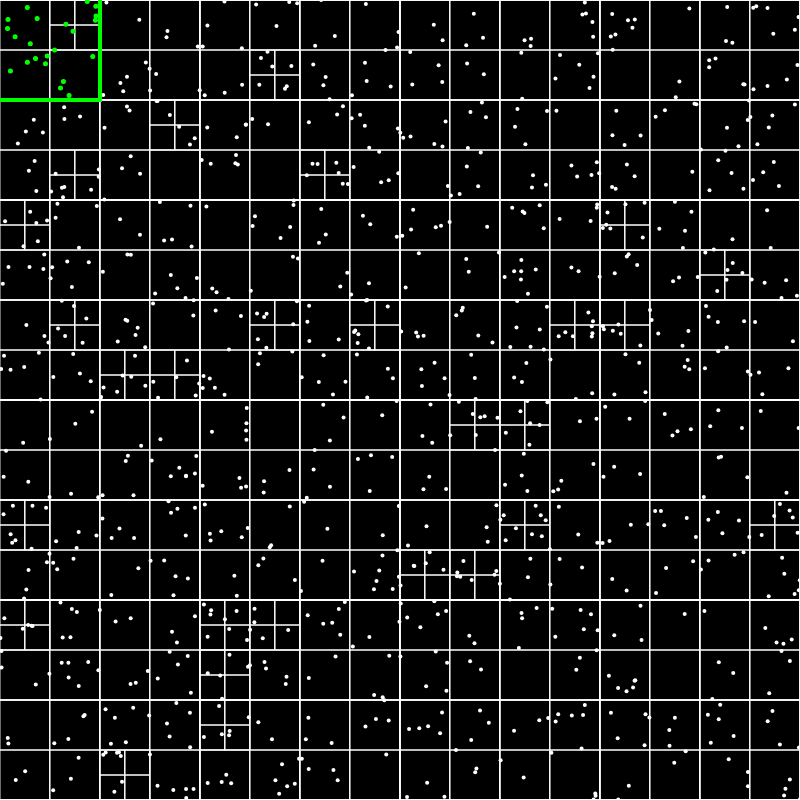
Frame 1 (no input)
Frame 60 (no input): identical to frame 1, image omitted
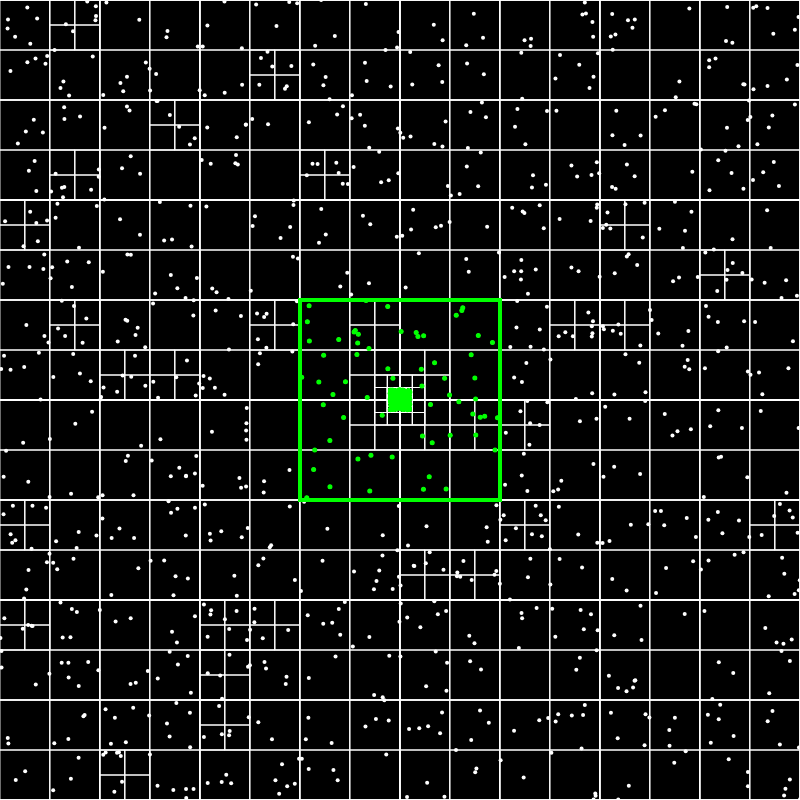
Frame 120 (the mouse pressed at the canvas centre since frame 60)

The p5.js sketch that drew these frames (run headless with seeded random() and noise() and a simulated clock; from frame 60 on, the mouse is pressed at the canvas centre):

// p5.js sketch
// ── sketch.js
/* global Rectangle, QuadTree, Point */
let qt;
let totalPoints = 0;
let totalPointsP;
let radarPoints = 0;
let radarPointsP;

function setup() {
    createCanvas(800, 800);
    background(51, 255);
    totalPointsP = createP("totalPoints");
    radarPointsP = createP("radarPoints");

    const boundary = new Rectangle(width * 0.5, height * 0.5, width * 0.5, height * 0.5);
    qt = new QuadTree(boundary, 4);

    for (let i = 0; i < 1000; ++i) {
        const p = new Point(random(width), random(height));
        qt.insert(p);
        totalPoints++;
    }
    qt.show();
}

function draw() {
    if (mouseIsPressed) {
        for (let i = 0; i < 5; ++i) {
            const m = new Point(mouseX + random(-10, 10), mouseY + random(-10, 10));
            totalPoints++;
            qt.insert(m);
        }
    }
    background(0);
    qt.show();

    const range = new Rectangle(mouseX, mouseY, 100, 100);
    stroke(0, 255, 0);
    rectMode(CENTER);
    rect(range.x, range.y, range.w * 2, range.h * 2);
    radarPoints = 0;
    const points = qt.query(range);

    for (const p of points) {
        stroke(0, 255, 0);
        strokeWeight(5);
        point(p.x, p.y);
    }
    totalPointsP.html(totalPoints);
    radarPointsP.html(radarPoints);
}

// ── quadtree.js
/* exported Point
exported Rectangle
exported QuadTree */

class Point {
    constructor(x, y) {
        this.x = x;
        this.y = y;
    }

    show() {
        stroke(255);
        strokeWeight(4);
        point(this.x, this.y);
    }
}

class Rectangle {
    constructor(x, y, w, h) {
        this.x = x;
        this.y = y;
        this.w = w;
        this.h = h;
    }

    contains(point) {
        return (point.x >= this.x - this.w
            && point.x <= this.x + this.w
            && point.y >= this.y - this.h
            && point.y <= this.y + this.h);
    }

    intersects(range) {
        return !(range.x - range.w > this.x + this.w
            || range.x + range.w < this.x - this.w
            || range.y - range.h > this.y + this.h
            || range.y + range.h < this.y - this.h);
    }
}

class QuadTree {
    constructor(boundary, n) {
        this.boundary = boundary;
        this.capacity = n;
        this.points = [];
        this.divided = false;
    }

    insert(point) {
        if (!this.boundary.contains(point)) {
            return false;
        }

        if (this.points.length < this.capacity) {
            this.points.push(point);
            return true;
        }

        if (!this.divided) {
            this.subdivide();
        }

        return this.northwest.insert(point) || this.northeast.insert(point)
            || this.southwest.insert(point) || this.southeast.insert(point);
    }

    subdivide() {
        // prefer destructuring
        const { x } = this.boundary;
        const { y } = this.boundary;
        const { w } = this.boundary;
        const { h } = this.boundary;
        const nw = new Rectangle(x - w / 2, y - h / 2, w / 2, h / 2);
        const ne = new Rectangle(x + w / 2, y - h / 2, w / 2, h / 2);
        const sw = new Rectangle(x - w / 2, y + h / 2, w / 2, h / 2);
        const se = new Rectangle(x + w / 2, y + h / 2, w / 2, h / 2);
        this.northwest = new QuadTree(nw, this.capacity);
        this.northeast = new QuadTree(ne, this.capacity);
        this.southwest = new QuadTree(sw, this.capacity);
        this.southeast = new QuadTree(se, this.capacity);
        this.divided = true;
    }

    show() {
        stroke(255);
        strokeWeight(1);
        noFill();
        rectMode(CENTER);
        rect(this.boundary.x, this.boundary.y, this.boundary.w * 2, this.boundary.h * 2);
        if (this.divided) {
            this.northwest.show();
            this.northeast.show();
            this.southwest.show();
            this.southeast.show();
        }
        for (const p of this.points) {
            p.show();
        }
    }

    query(range, arr) {
        if (!arr) {
            arr = [];
        }
        if (!this.boundary.intersects(range)) {
            // empty array
            return [];
        }
        for (const p of this.points) {
            if (range.contains(p)) {
                radarPoints++;
                arr.push(p);
            }
        }
        if (this.divided) {
            this.northwest.query(range, arr);
            this.northeast.query(range, arr);
            this.southwest.query(range, arr);
            this.southeast.query(range, arr);
        }
        return arr;
    }
}
